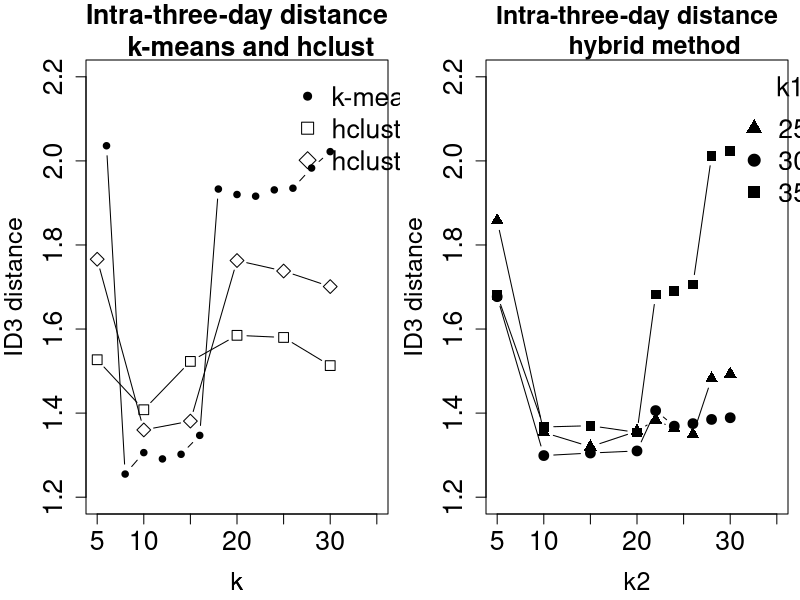

Write R code to recreate this figure.
# Plot 1
png(filename = "plots/Journal_article_plot1.png",
    width = 1200, height = 600, units = "px")
x <- c(6,8,10,12,14,16,18,20,22,24,26,28,30)
y <- c(2.036, 1.255,
       1.306, 1.291, 1.302, 1.347, 
       1.933, 1.92 , 1.916, 1.931,
       1.935, 1.983, 2.022)
xmin <- 5
xmax <- 35
ymin <- 1.2
ymax <- 2.2
xlim <- c(xmin, xmax)
ylim <- c(ymin, ymax)
par(mar=c(4.3, 4.3, 3, 0.6), cex = 1.3, 
    cex.axis = 1.5, cex.lab = 1.5,
    mfcol=c(1,2))
plot(x, y, type = "b", xlab = "k", pch = 20,
     ylab = "ID3 distance",
     main = "Intra-three-day distance
     k-means and hclust ",
     #24 hour signatures - 12 days", 
     xlim = xlim, ylim = ylim,
     cex = 1.3, cex.axis = 1.6, cex.main = 1.6)
#$$$$$$$$$$$$$$$$$$$$$$$$
I3D.average <- c(1.527, 1.408, 1.523, 1.585, 1.580, 1.513)
I3D.wardD2 <- c(1.766, 1.360, 1.381, 1.763, 1.738, 1.701)
x <- c(5,10,15,20,25,30)
par(new=TRUE)
plot(x,I3D.average,type = "b",pch=0,
     #ylab = "ID3 distance",
     xlab = "", ylab = "", axes = 0,
     #main = "hclust - average and ward.D2 methods 
     #24 hour fingerprints - 12 days",
     xlim = xlim, ylim = ylim,
     cex=1.3, cex.axis=1.6, cex.main=1.5)
par(new=TRUE, xpd=TRUE)
plot(x,I3D.wardD2,type = "b", pch=5,
     xlim = xlim, ylim = ylim, axes = 0,
     yaxt="n", ylab = "", xlab = "k", xaxt ="n",
     cex=1.3, cex.axis = 1.5)
legend(x=25, y=2.23, pch = c(20,0,5), 
       c("k-means", "hclust (average)","hclust (ward.D2)"),
       bty = "n", cex=1.6)

#$$$$$$$$$$$$$$$$$$$$$$$$$$$$$$$
# Plot 2
x <- c(5,10,15,20,22,24,26,28,30)#,35,40,45)
hybrid1000 <- c(1.915,1.292,1.252,1.735,1.521,1.519,1.471,1.482,1.484)#,1.494,1.592,1.601)
hybrid1500<- c(1.789,1.292,1.305,1.334,1.419,1.416,1.478,1.414,1.402)#,1.512,1.878,2.034)
hybrid2000 <- c(1.802,1.279,1.314,1.696,1.450,1.450,1.429,1.449,1.456)#,1.477,1.476,1.654)
hybrid2500<- c(1.858,1.354,1.320,1.357,1.384,1.363,1.349,1.482,1.493)#,1.508,1.568,1.737)
hybrid3000 <- c(1.677,1.299,1.305,1.310,1.406,1.369,1.375,1.385,1.389)#,1.382,1.482,1.708)
hybrid3500<- c(1.681,1.367,1.37,1.354,1.682,1.69,1.706,2.012,2.024)#,1.681,1.824,2.184)
#png("hybrid 12 day_2percent.png",height = 600,width = 600)
#par(new=TRUE)
plot(x, hybrid2500, type = "b", pch=17,
     xlim = xlim, ylim = ylim, 
     ylab = "ID3 distance", xlab = "",
     main = "Intra-three-day distance
     hybrid method",
     #main = "hybrid  
     #24 hour fingerprints - 12 days",
     cex = 1.3, cex.axis = 1.6, cex.main = 1.5)
par(new=TRUE)
plot(x,hybrid3000, type = "b", pch = 19, axes = 0,
     yaxt = "n", ylab = "", xlab = "k2", cex=1.3, cex.axis=1.6,
     xlim = xlim, ylim = ylim)
par(new=TRUE)
plot(x, hybrid3500, type = "b", pch=15, axes = 0,
     yaxt = "n", ylab = "", xlab = "", cex = 1.3, cex.axis = 1.6,
     xlim = xlim, ylim = ylim)
#par(new=TRUE)
#plot(x,hybrid3500,type = "b",pch=18,ylim = c(1.1,2.1),
#     yaxt="n",ylab = "",xlab = "k",cex=1.3,cex.axis=1.6)
legend(x=30, y=2.23, pch = c(17, 19, 15), title = "k1", #, 18), 
       c("2500", "3000", "3500"),
       bty = "n", cex = 1.6)

dev.off()
